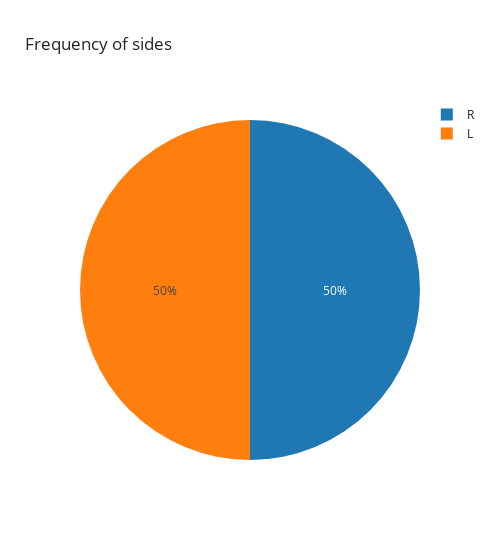

Here is the notebook cell this chart was saved with:
### Code cell
# create a pie chart with the frequency of sides
side_freq = data['side'].value_counts().reset_index()
side_freq.columns = ['side', 'count']  # rename columns for clarity

fig = px.pie(
    side_freq,
    names='side',
    values='count',
    title='Frequency of sides',
    width=500,
    )

fig.show()

### Figure 1 — Plotly figure (JSON) as saved in the notebook; plotly's stock layout.template omitted (floating-point values rounded to 4 significant figures)
{"data": [{"domain": {"x": [0, 1], "y": [0, 1]}, "hovertemplate": "side=%{label}<br>count=%{value}<extra></extra>", "labels": ["R", "L"], "legendgroup": "", "name": "", "showlegend": true, "type": "pie", "values": [741, 741]}], "layout": {"legend": {"tracegroupgap": 0}, "title": {"text": "Frequency of sides"}, "width": 500}}
